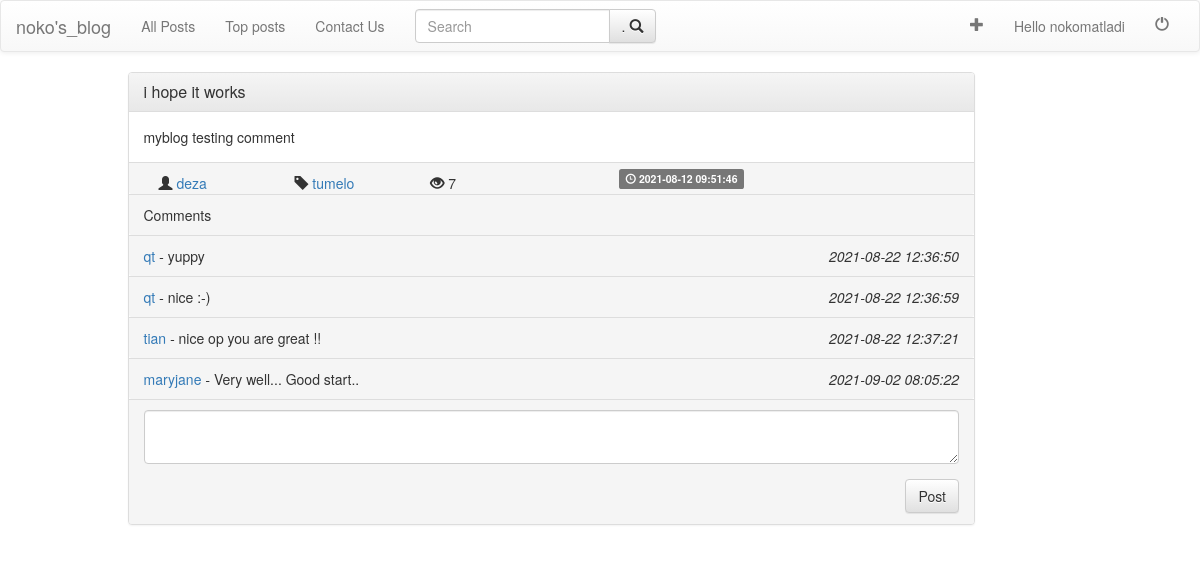
Page /posts/post.php?id=2 (signed in) on the committed database.
### tables this page shows
CREATE TABLE IF NOT EXISTS `posts` (
  `postID` int(11) NOT NULL,
  `postTitle` varchar(200) NOT NULL,
  `postDesc` varchar(10000) NOT NULL,
  `postTime` timestamp NOT NULL DEFAULT CURRENT_TIMESTAMP ON UPDATE CURRENT_TIMESTAMP,
  `postTag` varchar(40) NOT NULL,
  `postAuthor` varchar(40) NOT NULL
);

CREATE TABLE IF NOT EXISTS `user_post` (
  `postAuthor` varchar(40) NOT NULL,
  `postID` int(11) NOT NULL,
  `postLikes` int(11) NOT NULL DEFAULT '0',
  `postDisLikes` int(11) NOT NULL,
  `postComments` int(11) NOT NULL DEFAULT '0',
  `postViews` int(11) NOT NULL DEFAULT '0'
);

CREATE TABLE IF NOT EXISTS `comments` (
  `postID` int(11) NOT NULL,
  `commentID` int(11) NOT NULL,
  `commentDesc` varchar(500) NOT NULL,
  `commentAuthor` varchar(500) NOT NULL,
  `commentTime` timestamp NOT NULL DEFAULT CURRENT_TIMESTAMP ON UPDATE CURRENT_TIMESTAMP
);

### include/algos.php (called while the page is built, shortened)
<?php
function increament_views($id , $author) {
  include("../db/dbconnect.php");
  $query="SELECT *
          FROM user_post
          WHERE postID='$id'
          ";
  $result=mysqli_query($conn , $query);
  if($result==true) {
      if(mysqli_num_rows($result) == 1) {
          while($row = mysqli_fetch_assoc($result)) {
              $views=$row['postViews'];
              $views = $views + 1;
              $query="UPDATE user_post
                      SET postViews='$views'
                      WHERE postID='$id'
                      ";
              $res=mysqli_query($conn , $query);
              return $row['postViews'];
          }
      }
  } else {
      echo "Failed to load views";
  }
}
return 0;
?>

### include/frame_comment.php (the view)
<div class="panel-footer">
      <span>
            <a href=<?php echo "../users/profile.php?user=".$comment['commentAuthor'];?> >
                <?php echo $comment['commentAuthor']; ?>
            </a>
            <i>-</i>
              <?php echo $comment['commentDesc']; ?>
      </span>
      <span>
          <span class="pull-right"><i><?php echo $comment['commentTime']; ?></i></span>
      </span>
</div>

### include/frame_post.php (shortened to what this page needs)
<?php
	include_once("bootstrap_cdn.php");
?>
<div class="container">
		<div class="row">
			<div class="col-md-9 col-md-offset-1">
			<div class="panel panel-default">
		  		<div class="panel-heading">
		    		<h3 class="panel-title">
		    			<a href=<?php echo "post.php?id="; echo $id; ?> ><?php echo $title; ?></a>
		    		</h3>
		  		</div>
		  		<div class="panel-body">
						<?php
							echo $desc;
		    		?>
		  		</div>
		  		<div class="panel-footer">
						<span class="col-sm-2">
				  			<span class="glyphicon glyphicon-user" aria-hidden="true"></span>
				  			<a href=<?php echo "../users/profile.php?user="; echo $author; ?> >
										<?php echo $author?>
				  			</a>
					</span>
					<span class="col-sm-2">
							<span class="glyphicon glyphicon-tag" aria-hidden="true"></span>
			  			<a href=<?php echo "post.php?tags="; echo $tags; ?> >
									<?php echo $tags;?>
			  			</a>
					</span>
						<span class="col-sm-3">
							<?php
								 if(isset($views)) {
									 echo "<span class='glyphicon glyphicon-eye-open' aria-hidden='true'></span>"." ".$views;
								 }
							?>
						</span>
		  			<span class="label label-default">
							<span class="glyphicon glyphicon-time" aria-hidden="true"></span> <?php echo $time ?>
						</span>
		  		</div>
			<?php
					if(isset($_REQUEST['id'])) {
							include("../posts/comments.php");
							if(isset($_SESSION['username']))
									include("../include/commentform.php");
					}
			?>
			</div>
		</div>
		</div>
</div>

### posts/comments.php
<?php
      $query="SELECT * FROM comments WHERE postID='$id'  ";
      $result=mysqli_query($conn , $query);
      if($result) {
        echo "
        <div class='panel-footer'>
        Comments
        </div>
        ";
          if(mysqli_num_rows($result) > 0) {
            while($comment=mysqli_fetch_assoc($result)) {
                include("../include/frame_comment.php");
            }
          }
      } else {
        echo "Query failed";
      }
?>

### rows in the picture
posts: postTitle "i hope it works", postDesc "myblog testing comment", postAuthor "deza", postTag "tumelo", views "7", postTime "2021-08-12 09:51:46"
comments: commentAuthor "qt", commentDesc "yuppy", commentTime "2021-08-22 12:36:50"
comments: commentAuthor "qt", commentDesc "nice :-)", commentTime "2021-08-22 12:36:59"
comments: commentAuthor "tian", commentDesc "nice op you are great !!", commentTime "2021-08-22 12:37:21"
comments: commentAuthor "maryjane", commentDesc "Very well... Good start..", commentTime "2021-09-02 08:05:22"

### other values in the picture
$username "nokomatladi"
